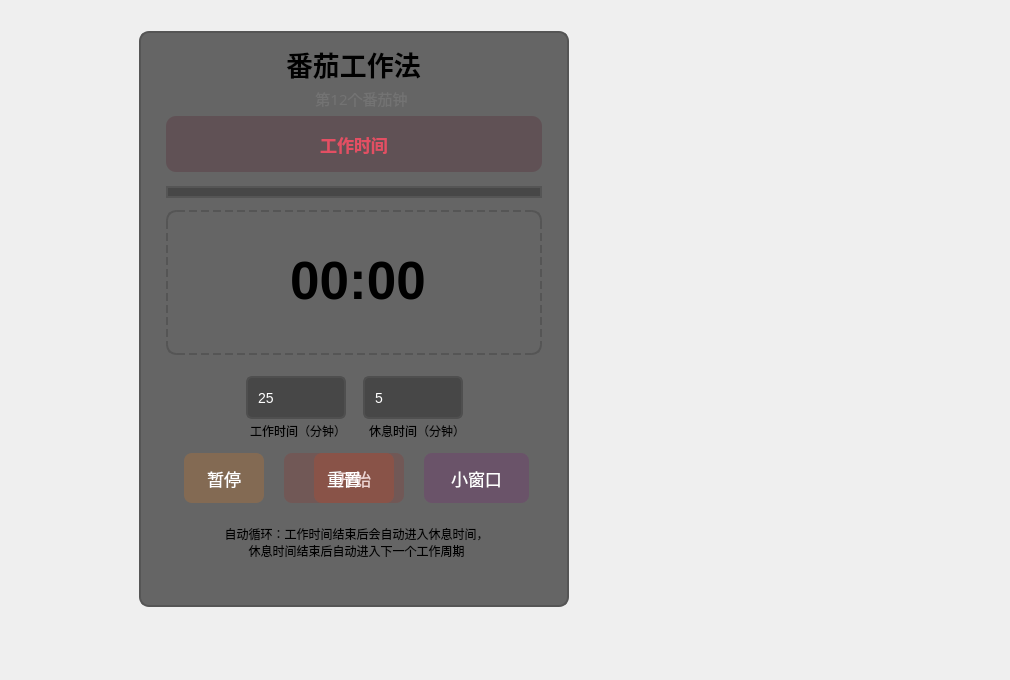
   <widget class="QWidget" name="tomato_clock_widget">
    <widget class="QWidget" name="tomato_clock_background" native="true">
     <property name="geometry">
      <rect>
       <x>0</x>
       <y>0</y>
       <width>1001</width>
       <height>671</height>
      </rect>
     </property>
     <property name="styleSheet">
      <string notr="true">QWidget#tomato_clock_background
{
image: url(:/Themes/Assets/Themes/backgrounds/beach/2560x1600.jpg);

}</string>
     </property>
     <widget class="QWidget" name="widget" native="true">
      <property name="geometry">
       <rect>
        <x>139</x>
        <y>31</y>
        <width>430</width>
        <height>576</height>
       </rect>
      </property>
      <property name="styleSheet">
       <string notr="true">background-color: rgba(62, 62, 62,200);
border: 2px solid #555;
 border-radius: 10px;</string>
      </property>
      <widget class="QLabel" name="label_7">
       <property name="geometry">
        <rect>
         <x>147</x>
         <y>16</y>
         <width>141</width>
         <height>33</height>
        </rect>
       </property>
       <property name="font">
        <font>
         <family>微软雅黑</family>
         <pointsize>20</pointsize>
         <bold>true</bold>
        </font>
       </property>
       <property name="styleSheet">
        <string notr="true">border: none;
background-color: transparent;
</string>
       </property>
       <property name="text">
        <string>番茄工作法</string>
       </property>
      </widget>
      <widget class="QLabel" name="label_8">
       <property name="geometry">
        <rect>
         <x>170</x>
         <y>54</y>
         <width>105</width>
         <height>27</height>
        </rect>
       </property>
       <property name="font">
        <font>
         <family>微软雅黑</family>
         <pointsize>11</pointsize>
        </font>
       </property>
       <property name="styleSheet">
        <string notr="true">border: none;
background-color: transparent;
color: rgb(115, 115, 115);</string>
       </property>
       <property name="text">
        <string>第12个番茄钟</string>
       </property>
       <property name="alignment">
        <set>Qt::AlignmentFlag::AlignCenter</set>
       </property>
      </widget>
      <widget class="QPushButton" name="pushButton">
       <property name="enabled">
        <bool>false</bool>
       </property>
       <property name="geometry">
        <rect>
         <x>27</x>
         <y>85</y>
         <width>376</width>
         <height>56</height>
        </rect>
       </property>
       <property name="font">
        <font>
         <family>微软雅黑</family>
         <pointsize>13</pointsize>
         <bold>true</bold>
        </font>
       </property>
       <property name="styleSheet">
        <string notr="true">border: none;
background-color: rgba(79, 2, 20,50);
color: rgb(227, 79, 99);

</string>
       </property>
       <property name="text">
        <string>工作时间</string>
       </property>
       <property name="flat">
        <bool>true</bool>
       </property>
      </widget>
      <widget class="LinearProgressBar" name="now_progres_line" native="true">
       <property name="geometry">
        <rect>
         <x>27</x>
         <y>155</y>
         <width>376</width>
         <height>12</height>
        </rect>
       </property>
       <property name="styleSheet">
        <string notr="true"> border-radius: 10px;</string>
       </property>
      </widget>
      <widget class="QWidget" name="widget_2" native="true">
       <property name="geometry">
        <rect>
         <x>27</x>
         <y>179</y>
         <width>376</width>
         <height>145</height>
        </rect>
       </property>
       <property name="styleSheet">
        <string notr="true">background-color: transparent;
border: 2px dashed #555;
 border-radius: 10px;</string>
       </property>
       <widget class="QLabel" name="label_20">
        <property name="geometry">
         <rect>
          <x>89</x>
          <y>39</y>
          <width>206</width>
          <height>63</height>
         </rect>
        </property>
        <property name="font">
         <font>
          <pointsize>40</pointsize>
          <bold>true</bold>
         </font>
        </property>
        <property name="styleSheet">
         <string notr="true">
border: none;
 border-radius: 10px;</string>
        </property>
        <property name="text">
         <string>00:00</string>
        </property>
        <property name="alignment">
         <set>Qt::AlignmentFlag::AlignCenter</set>
        </property>
       </widget>
      </widget>
      <widget class="QSpinBox" name="study_time_set">
       <property name="geometry">
        <rect>
         <x>107</x>
         <y>345</y>
         <width>100</width>
         <height>43</height>
        </rect>
       </property>
       <property name="focusPolicy">
        <enum>Qt::FocusPolicy::NoFocus</enum>
       </property>
       <property name="styleSheet">
        <string notr="true">QSpinBox {
        border: 2px solid rgb(79, 79, 79);
        border-radius: 6px;
        padding: 2px 8px;

        color: white;
        font-size: 14px;
    }

    QSpinBox::up-button, QSpinBox::down-button {
        width: 16px;
        height: 12px;
        border: none;
        background-color: transparent;
    }

    QSpinBox::up-button {
        subcontrol-origin: border;
        subcontrol-position: top right;
      
        margin: 3px;
    }

    QSpinBox::down-button {
        subcontrol-origin: border;
        subcontrol-position: bottom right;
        margin: 3px;
    }

    QSpinBox::up-button:hover, QSpinBox::down-button:hover {
        background-color: rgb(117, 117, 117);
    }

    QSpinBox::up-button:pressed, QSpinBox::down-button:pressed {
        background-color:rgb(72, 72, 72);
    }

    QSpinBox::disabled {
        background-color: #eee;
        color: #999;
    }</string>
       </property>
       <property name="minimum">
        <number>1</number>
       </property>
       <property name="singleStep">
        <number>1</number>
       </property>
       <property name="stepType">
        <enum>QAbstractSpinBox::StepType::DefaultStepType</enum>
       </property>
       <property name="value">
        <number>25</number>
       </property>
      </widget>
      <widget class="QSpinBox" name="rest_time_set">
       <property name="geometry">
        <rect>
         <x>224</x>
         <y>345</y>
         <width>100</width>
         <height>43</height>
        </rect>
       </property>
       <property name="focusPolicy">
        <enum>Qt::FocusPolicy::NoFocus</enum>
       </property>
       <property name="styleSheet">
        <string notr="true">QSpinBox {
        border: 2px solid rgb(79, 79, 79);
        border-radius: 6px;
        padding: 2px 8px;

        color: white;
        font-size: 14px;
    }

    QSpinBox::up-button, QSpinBox::down-button {
        width: 16px;
        height: 12px;
        border: none;
        background-color: transparent;
    }

    QSpinBox::up-button {
        subcontrol-origin: border;
        subcontrol-position: top right;
      
        margin: 3px;
    }

    QSpinBox::down-button {
        subcontrol-origin: border;
        subcontrol-position: bottom right;
        margin: 3px;
    }

    QSpinBox::up-button:hover, QSpinBox::down-button:hover {
        background-color: rgb(117, 117, 117);
    }

    QSpinBox::up-button:pressed, QSpinBox::down-button:pressed {
        background-color:rgb(72, 72, 72);
    }

    QSpinBox::disabled {
        background-color: #eee;
        color: #999;
    }</string>
       </property>
       <property name="minimum">
        <number>1</number>
       </property>
       <property name="singleStep">
        <number>1</number>
       </property>
       <property name="stepType">
        <enum>QAbstractSpinBox::StepType::DefaultStepType</enum>
       </property>
       <property name="value">
        <number>5</number>
       </property>
      </widget>
      <widget class="QLabel" name="label_21">
       <property name="geometry">
        <rect>
         <x>111</x>
         <y>375</y>
         <width>101</width>
         <height>50</height>
        </rect>
       </property>
       <property name="styleSheet">
        <string notr="true">border: none;
background-color: transparent;
</string>
       </property>
       <property name="text">
        <string>工作时间（分钟）</string>
       </property>
      </widget>
      <widget class="QLabel" name="label_22">
       <property name="geometry">
        <rect>
         <x>230</x>
         <y>375</y>
         <width>100</width>
         <height>50</height>
        </rect>
       </property>
       <property name="styleSheet">
        <string notr="true">border: none;
background-color: transparent;
</string>
       </property>
       <property name="text">
        <string>休息时间（分钟）</string>
       </property>
      </widget>
      <widget class="QPushButton" name="tomato_clock_start_button">
       <property name="geometry">
        <rect>
         <x>175</x>
         <y>422</y>
         <width>80</width>
         <height>50</height>
        </rect>
       </property>
       <property name="font">
        <font>
         <family>微软雅黑</family>
         <pointsize>13</pointsize>
        </font>
       </property>
       <property name="styleSheet">
        <string notr="true">QPushButton {
    background-color: rgba(255, 70, 8,50);
    color: white;
    border: none;
    border-radius: 8px;
    padding: 6px 12px;
}
QPushButton:hover {
    background-color: rgba(255, 90, 28,50);  /* 悬停时更亮些 */
}

QPushButton:pressed {
    background-color: rgba(200, 50, 0,50);   /* 按下更暗，突出反馈 */
}

QPushButton:disabled {
    background-color: rgb(180, 180, 180);
    color: rgb(120, 120, 120);
}
</string>
       </property>
       <property name="text">
        <string>开始</string>
       </property>
      </widget>
      <widget class="QPushButton" name="tomato_clock_reset_button">
       <property name="geometry">
        <rect>
         <x>145</x>
         <y>422</y>
         <width>120</width>
         <height>50</height>
        </rect>
       </property>
       <property name="font">
        <font>
         <family>微软雅黑</family>
         <pointsize>13</pointsize>
        </font>
       </property>
       <property name="styleSheet">
        <string notr="true">QPushButton {
    background-color: rgba(163, 38, 27,50);
    color: white;
    border: none;
    border-radius: 8px;
    padding: 6px 12px;

}

QPushButton:hover {
    background-color: rgba(183, 48, 37,50);  /* 稍亮一点 */
}

QPushButton:pressed {
    background-color: rgba(133, 28, 17,50);  /* 稍暗一点，表示按下 */
}

QPushButton:disabled {
    background-color: rgb(120, 120, 120);
    color: rgb(200, 200, 200);
}</string>
       </property>
       <property name="text">
        <string>重置</string>
       </property>
       <property name="icon">
        <iconset resource="res.qrc">
         <normaloff>:/Themes/Assets/reset.svg</normaloff>:/Themes/Assets/reset.svg</iconset>
       </property>
      </widget>
      <widget class="QPushButton" name="small_tomato_clock_button">
       <property name="geometry">
        <rect>
         <x>285</x>
         <y>422</y>
         <width>105</width>
         <height>50</height>
        </rect>
       </property>
       <property name="font">
        <font>
         <family>微软雅黑</family>
         <pointsize>13</pointsize>
        </font>
       </property>
       <property name="styleSheet">
        <string notr="true">QPushButton {
    background-color: rgba(126, 8, 120,50);
    color: white;
    border: none;
    border-radius: 8px;
    padding: 6px 14px;


}

QPushButton:hover {
    background-color: rgba(146, 28, 140,50);  /* 稍亮：悬停 */
}

QPushButton:pressed {
    background-color: rgba(96, 0, 90,50);     /* 更暗：按下 */
}

QPushButton:disabled {
    background-color: rgb(90, 90, 90);
    color: rgb(180, 180, 180);
}
</string>
       </property>
       <property name="text">
        <string>小窗口</string>
       </property>
       <property name="icon">
        <iconset resource="res.qrc">
         <normaloff>:/Themes/Assets/goto_small.svg</normaloff>:/Themes/Assets/goto_small.svg</iconset>
       </property>
      </widget>
      <widget class="QLabel" name="label_23">
       <property name="geometry">
        <rect>
         <x>55</x>
         <y>490</y>
         <width>325</width>
         <height>43</height>
        </rect>
       </property>
       <property name="font">
        <font>
         <family>微软雅黑</family>
         <pointsize>9</pointsize>
        </font>
       </property>
       <property name="styleSheet">
        <string notr="true">border: none;
background-color: transparent;
</string>
       </property>
       <property name="text">
        <string>自动循环：工作时间结束后会自动进入休息时间，
休息时间结束后自动进入下一个工作周期</string>
       </property>
       <property name="alignment">
        <set>Qt::AlignmentFlag::AlignCenter</set>
       </property>
      </widget>
      <widget class="QPushButton" name="tomato_clock_stop_button">
       <property name="geometry">
        <rect>
         <x>45</x>
         <y>422</y>
         <width>80</width>
         <height>50</height>
        </rect>
       </property>
       <property name="font">
        <font>
         <family>微软雅黑</family>
         <pointsize>13</pointsize>
        </font>
       </property>
       <property name="styleSheet">
        <string notr="true">QPushButton {
    background-color: rgba(255, 130, 8,50);
    color: white;
    border: none;
    border-radius: 8px;
    padding: 6px 12px;
}
QPushButton:hover {
    background-color: rgba(255, 130, 28,50);  /* 悬停时更亮些 */
}

QPushButton:pressed {
    background-color: rgba(200, 50, 0,50);   /* 按下更暗，突出反馈 */
}

QPushButton:disabled {
    background-color: rgb(180, 180, 180);
    color: rgb(120, 120, 120);
}
</string>
       </property>
       <property name="text">
        <string>暂停</string>
       </property>
      </widget>
     </widget>
    </widget>
   </widget>
